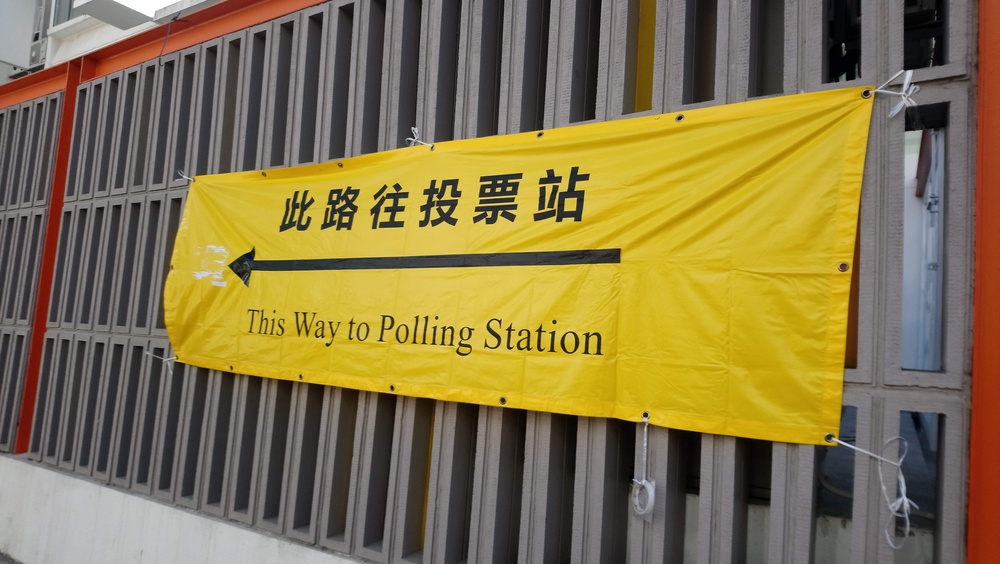
#> input picture Day006_affine_HW/point out.JPG, 1000 x 564 px, shrunk from 5325 x 3004 before the run, found by its file name
$ python Day_06.py
#> lines starting #> are read from the running program, lines starting #| are printed output that depends on the picture
from cv2 import cv2

#read the file
img = cv2.imread('point out.jpg')
#> img is the input picture: shape (564, 1000, 3); mean B, G, R 74.5, 118.1, 133.8
col, row, chn = img.shape
#> col = 564; row = 1000; chn = 3
col_1 = int(col/4)
#> col_1 = 141
row_1 = int(row/4)
#> row_1 = 250

#draw the circle on the photo
cv2.circle(img, (row_1, col_1), 20, (0, 0, 255), -1)
cv2.circle(img, (row_1*3, col_1), 20, (0, 0, 255), -1)
cv2.circle(img, (row_1, col_1*3), 20, (0, 0, 255), -1)
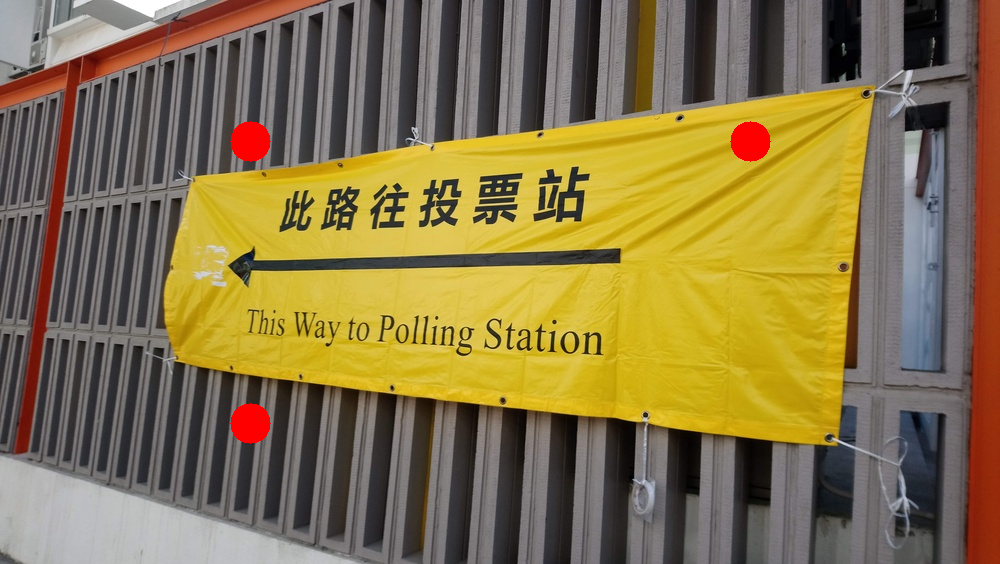
#> img: shape (564, 1000, 3); mean B, G, R 74, 117.3, 134.7

#rotate the photo, get the transtation matrix
rotate_matrix = cv2.getRotationMatrix2D((row_1*2, col_1*2), -45, 0.5)
img_affine = cv2.warpAffine(img, rotate_matrix, (1000, -500))
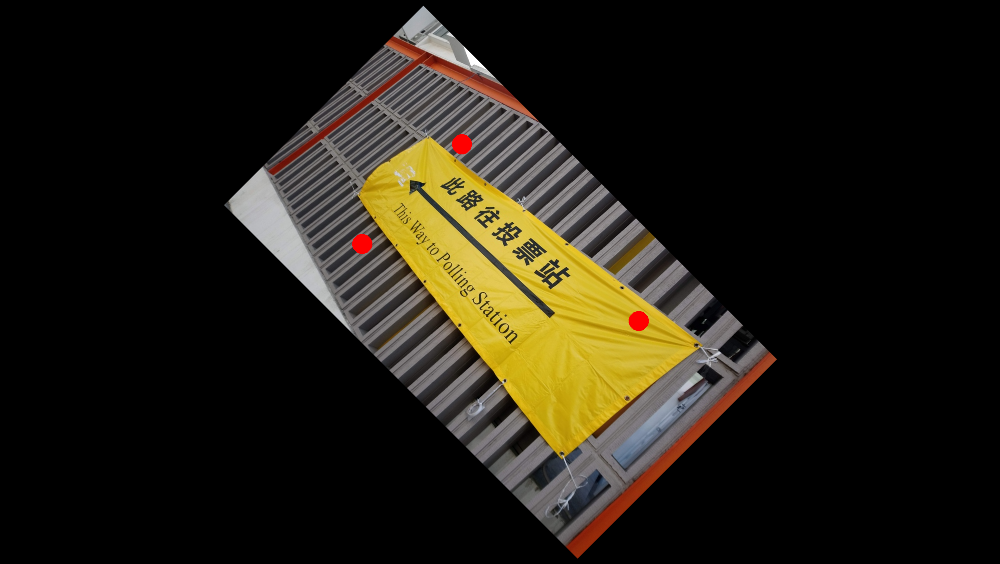
#> img_affine: shape (564, 1000, 3); mean B, G, R 18.5, 29.3, 33.7

#draw the circle on the photo again
cv2.circle(img_affine, (row_1, col_1), 10, (255, 255, 255), -1)
cv2.circle(img_affine, (row_1*3, col_1), 10, (255, 255, 255), -1)
cv2.circle(img_affine, (row_1, col_1*3), 10, (255, 255, 255), -1)
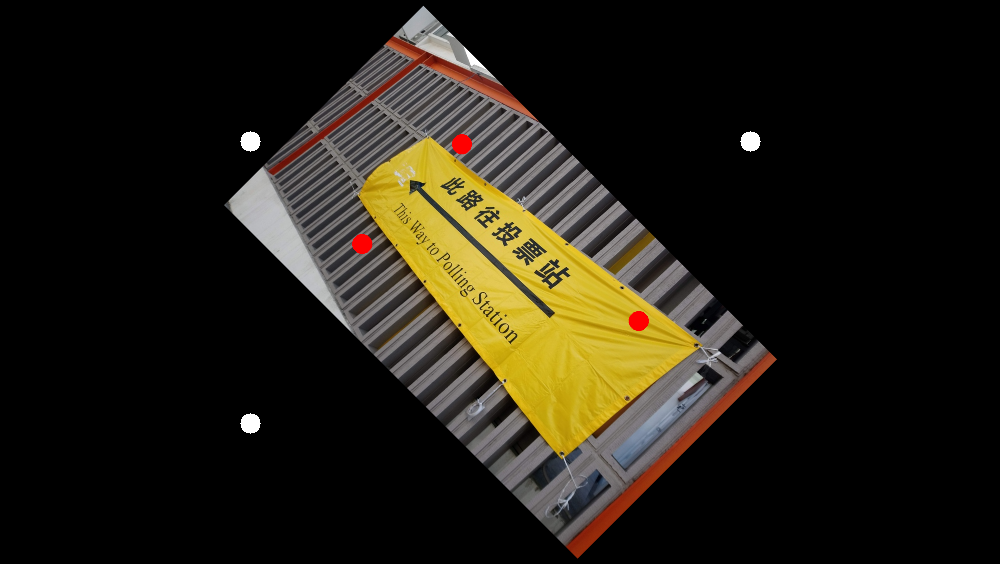
#> img_affine: shape (564, 1000, 3); mean B, G, R 18.9, 29.7, 34.1


#show all photo
# cv2.imshow('win',img_affine)
# cv2.waitKey(0)
# cv2.destroyAllWindows()
cv2.imwrite('point out_change.jpg', img_affine)
